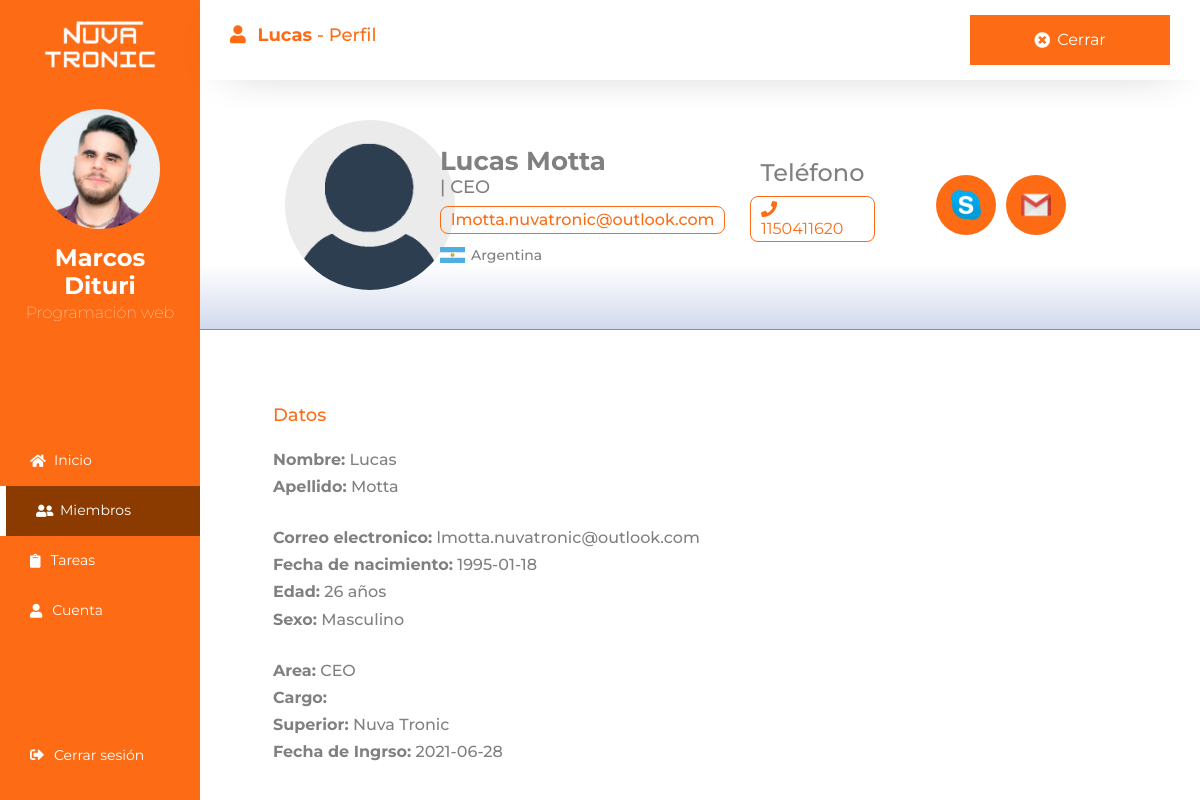
Screenshot of /perfil.php?id_miembro=14 (signed in) with the database file from the repository.
### tables this page shows
CREATE TABLE `usuarios` (
  `id_usuario` int(250) NOT NULL,
  `tipo` varchar(50) NOT NULL,
  `nombre` varchar(500) DEFAULT NULL,
  `apellido` varchar(500) DEFAULT NULL,
  `pais` varchar(250) NOT NULL,
  `sexo` varchar(20) NOT NULL,
  `interno` varchar(20) NOT NULL,
  `fecha` date NOT NULL DEFAULT current_timestamp(),
  `area` varchar(500) DEFAULT NULL,
  `cargo` varchar(500) DEFAULT NULL,
  `email` varchar(500) DEFAULT NULL,
  `clave` varchar(500) DEFAULT NULL,
  `empresa` varchar(500) DEFAULT NULL,
  `superior` varchar(250) NOT NULL,
  `fecha_ing` date NOT NULL DEFAULT current_timestamp(),
  `URL_imagen` text NOT NULL,
  `acceso` varchar(50) NOT NULL
);

### php/sesion.php (called while the page is built, shortened)
<?php
    if(isset($_SESSION['id_usuario']) && !empty($_SESSION['id_usuario'])) {
        $id_usuario = $_SESSION['id_usuario'];
        $mostrar = "SELECT * FROM `usuarios` WHERE id_usuario=$id_usuario";
        $mostrar_ej = mysqli_query(
                    $conexion, $mostrar
                    );
        if($mostrar_ej == true){
            while($dato = mysqli_fetch_array($mostrar_ej)) {
                $nombre = $dato["nombre"];
                $apellido = $dato["apellido"];
                $cargo = $dato["cargo"];
                $fecha_ing = $dato["fecha_ing"];
                $URL_imagen = $dato["URL_imagen"];
            }
        }
    } else{
        echo '<script>location.href = "login.php"</script>';
    }
?>

### perfil.php (the view, shortened to what this page needs)
<?php
    $donde = "miembros";
    include("php/conexion.php");
    include("php/sesion.php");
    include("componentes/head.php");
?>
<body>
    <div class="container-fluid">
        <div class="row cont-all">
            <?php
                include ("componentes/menu.php");
                $id_miembro = $_GET["id_miembro"];
                $sql_users = "SELECT * FROM `usuarios` WHERE id_usuario = $id_miembro";
                $query_users = mysqli_query(
                    $conexion, $sql_users
                );
                while($dato = mysqli_fetch_array($query_users)) {
                    $nombre = $dato['nombre'];
                    $apellido = $dato['apellido'];
                    $email = $dato['email'];
                    $cargo = $dato['cargo'];
                    $area = $dato['area'];
                    $pais = $dato['pais'];
                    $interno = $dato['interno'];
                    $superior = $dato['superior'];
                    $sexo = $dato['sexo'];
                    $fecha = $dato['fecha'];
                    $URL_imagen = $dato['URL_imagen'];
                    $year_act = date("Y");
                    $year = date("Y", strtotime($fecha));
                    $edad = $year_act - $year;
                    if($sexo == "m"){
                        $classSex = "back-m";
                        $sexo = "Masculino";
                    } else if($sexo == "f"){
                        $classSex = "back-f";
                        $sexo = "Femenino";
                    }
                }
                $superior_id = "SELECT * FROM `usuarios` WHERE id_usuario=$superior";
                $superior_sql = mysqli_query(
                            $conexion, $superior_id
                            );
                if($superior_sql == true){
                    while($dato = mysqli_fetch_array($superior_sql)) {
                        $nombre_b = $dato["nombre"];
                        $apellido_b = $dato["apellido"];
                        }
                    }
                    $superior = "$nombre_b $apellido_b";
            ?>
            <div class="col-xl-10 cont-gral">
                <div class="row">
                    <div class="col-12 cont-tit">
                        <h1><i class="fas fa-user"></i> <b><?php echo $nombre;?></b> - Perfil</h1>
                        <div class="cont-btns-nav">
                            <a class="btn-panel" href="miembros.php"><i class="i-bla fas fa-times-circle"></i> Cerrar</a>
                        </div>
                    </div>
                    <div class="col-12 sinNada">
                    <div class="row sinNada <?php echo $classSex;?>" id="cont-all-p">
                            <div class="col-2 cont-foto-p">
                                <div class="vt-foto p-foto" style=" background: url(php/<?php echo $URL_imagen;?>); background-size: cover;  background-position: center;">
                                </div>
                            </div>
                            <div class="col-4 cont-p-text">
                                <h1><?php echo "$nombre $apellido";?></h1>
                                <h2><?php echo "$cargo | $area"?></h2>
                                <h3><?php echo "$email"?></h3>
                                <div class='pais'><img src='img/<?php echo $pais;?>.jpg' alt=''><h4 class='lmays'><?php echo $pais;?></h4></div>
                            </div>
                            <div class="col-2 cont-p-text-center">
                                <h2>Teléfono</h2>
                                <h3><a href="tel:<?php echo $interno;?>"><i class="fas fa-phone"></i> <?php echo $interno;?></a></h3>
                            </div>
                            <div class="col-3 cont-p-text-center">
                                <div class="cont-img-c">
                                    <div class="img-contactar">
                                        <img src="img/skype.png" alt="">
                                    </div>
                                    <a href="https://mail.google.com/mail/?view=cm&fs=1&tf=1&to= <?php echo $email;?>" target="_blank">
                                        <div class="img-contactar">
                                            <img src="img/gmail.png" alt="">
                                        </div>
                                    </a>
                                </div>
                            </div>
                        </div>
                    </div>
                    <div class="col-12 sinNada cont-dat">
                        <div class="row sinNada sub-tit">
                            <h1>Datos</h1>
                        </div>
                        <div class="row sinNada">
                            <h4><b>Nombre:</b> <?php echo $nombre;?></h4>
                            <h4><b>Apellido:</b> <?php echo $apellido;?></h4><br>
                            <a target="_blank" href="https://mail.google.com/mail/?view=cm&fs=1&tf=1&to= <?php echo $email;?>"><h4><b>Correo electronico:</b> <?php echo $email;?></h4></a>
                            <h4><b>Fecha de nacimiento:</b> <?php echo $fecha;?></h4>
                            <h4><b>Edad:</b> <?php echo $edad;?> años</h4>
                            <h4><b>Sexo:</b> <?php echo $sexo;?></h4><br>
                            <h4><b>Area:</b> <?php echo $area;?></h4>
                            <h4><b>Cargo:</b> <?php echo $cargo;?></h4>
                            <h4><b>Superior:</b> <?php echo $superior;?></h4>
                            <h4><b>Fecha de Ingrso:</b> <?php echo $fecha_ing;?></h4>
                        </div>
                    </div>
                </div>
            </div>
    </div>
</body>
</html>

### componentes/menu.php (shortened to what this page needs)
<?php
if($donde == "inicio"){
    $a_inicio = "a_active";
}
else if($donde == "miembros"){
    $a_miembros = "a_active";
}
?>
<div class="col-xl-2"></div>
<div class="col-xl-2 cont-panel-menu">
    <div class="cont-user">
        <img class="img-logo" src="img/logoblanco.png" alt="">
        <a href="cuenta.php" class="cont-user-all">
            <div class="img-user"  alt="" style=" background: url(php/<?php echo $URL_imagen;?>); background-size: cover;  background-position: center;"></div>
            <h4><?php echo "$nombre $apellido";?></h4>
            <p><?php echo $cargo;?></p>
        </a>
    </div>
    <ul class="cont-btns">
        <li class="<?php echo $a_inicio;?>"><a href="index.php"><i class="fas fa-home"></i> Inicio</li></a>
        <li class="<?php echo $a_miembros;?>"><a href="miembros.php"><i class="fas fa-user-friends"></i> Miembros</li></a>
        <li class="<?php echo $a_tareas;?>"><a href="tareas.php"><i class="fas fa-clipboard"></i> Tareas</li></a>
        <li class="<?php echo $a_cuenta;?>"><a href="cuenta.php"><i class="fas fa-user"></i> Cuenta</li></a>
    </ul>
    <ul class="cont-btns">
        <li><a href="cerrar_sesion.php"><i class="fas fa-sign-out-alt"></i> Cerrar sesión</li></a>
    </ul>
</div>

### rows the page displays
usuarios: URL_imagen (picture), nombre "Marcos", apellido "Dituri", cargo "Programación web", fecha_ing "2021-06-28"
usuarios: nombre "Lucas", URL_imagen (placeholder picture), apellido "Motta", area "CEO", email "lmotta.nuvatronic@outlook.com", pais (picture), pais "Argentina", interno "1150411620", fecha "1995-01-18", sexo "Masculino"
usuarios: superior "Nuva Tronic"
